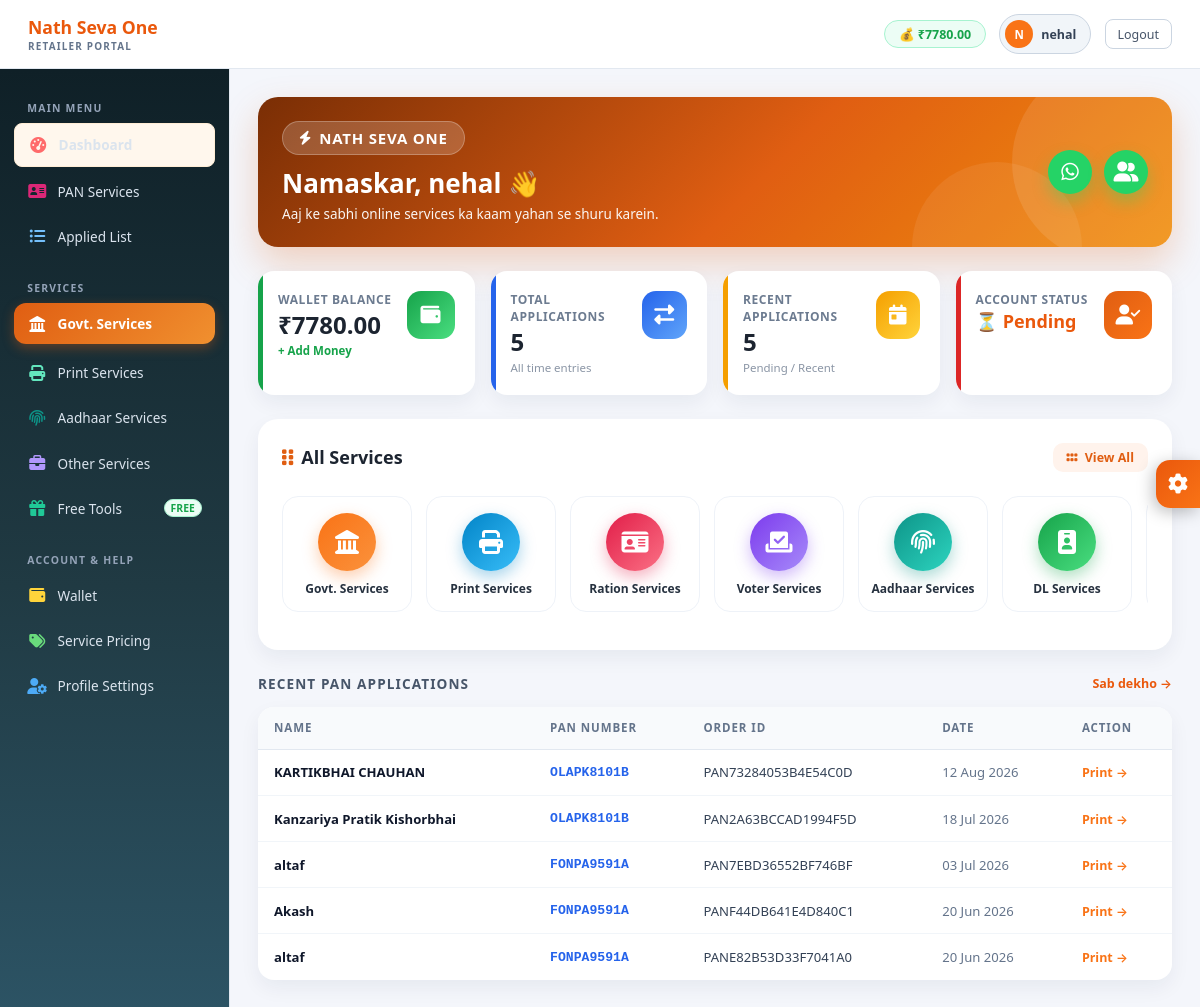
Page /dashboard/ (signed in) on the committed database.
### app/models.py (models this page shows, shortened)
class Retailer(models.Model):
    retailer_id    = models.UUIDField(default=uuid.uuid4, editable=False, unique=True)
    user_id        = models.CharField(max_length=50, unique=True)
    password       = models.CharField(max_length=255)
    full_name      = models.CharField(max_length=100)
    mobile         = models.CharField(max_length=15, unique=True)
    email          = models.EmailField(max_length=100, blank=True)
    state          = models.CharField(max_length=50, blank=True)
    address        = models.TextField(blank=True)
    wallet_balance = models.DecimalField(max_digits=10, decimal_places=2, default=0)
    is_verified    = models.BooleanField(default=False)
    is_active      = models.BooleanField(default=True)
    created_at     = models.DateTimeField(auto_now_add=True)

class PANApplication(models.Model):
    GENDER_CHOICES = [('Male', 'Male'), ('Female', 'Female')]
    STATUS_CHOICES = [('PENDING', 'Pending'), ('COMPLETED', 'Completed')]
    retailer    = models.ForeignKey(
        Retailer,
        on_delete=models.SET_NULL,
        null=True, blank=True,
        related_name='pan_applications'
    )
    order_id    = models.CharField(max_length=50, unique=True, editable=False)
    pan_number  = models.CharField(max_length=10)
    full_name   = models.CharField(max_length=100)
    father_name = models.CharField(max_length=100)
    dob         = models.DateField()
    gender      = models.CharField(max_length=10, choices=GENDER_CHOICES)
    epan_pdf    = models.FileField(upload_to=upload_epan, null=True, blank=True)
    signature   = models.ImageField(upload_to=upload_signature)
    photo       = models.ImageField(upload_to=upload_photo)
    amount      = models.DecimalField(max_digits=10, decimal_places=2, default=15.00)
    status      = models.CharField(max_length=20, choices=STATUS_CHOICES, default='COMPLETED')
    created_at  = models.DateTimeField(auto_now_add=True)

### app/views.py (the view)
# urls.py: path('dashboard/', retailer_dashboard, name='retailer_dashboard'),
def retailer_dashboard(request):
    retailer = _get_retailer_from_session(request)
    if not retailer:
        return redirect('retailer_login')
    total_apps  = PANApplication.objects.filter(retailer=retailer).count()
    recent_apps = PANApplication.objects.filter(retailer=retailer).order_by('-created_at')[:5]
    return render(request, 'dashboard.html', {
        'retailer':    retailer,
        'total_apps':  total_apps,
        'recent_apps': recent_apps,
    })

### app/views.py (called while the page is built)
def _get_retailer_from_session(request):
    retailer_id = request.session.get('retailer_id')
    if not retailer_id:
        logger.debug(f"No retailer_id in session. Session keys: {list(request.session.keys())}")
        return None
    try:
        return Retailer.objects.get(retailer_id=retailer_id)
    except Retailer.DoesNotExist:
        logger.warning(f"Retailer with id {retailer_id} not found in database")
        return None

### pan_project/templates/dashboard.html (shortened to what this page needs)
<!DOCTYPE html>
<html lang="hi">
<head>
<link rel="stylesheet" href="https://cdnjs.cloudflare.com/ajax/libs/font-awesome/6.4.0/css/all.min.css">
</head>
<body>
<div class="topbar">
  <div><div class="brand-name">Nath Seva One</div><div class="brand-sub">Retailer Portal</div></div>
  <div class="topbar-right">
    <a href="{% url 'wallet' %}" class="wallet-chip">💰 ₹{{ retailer.wallet_balance }}</a>
    <div class="user-chip">
      <div class="avatar">{{ retailer.full_name.0|upper }}</div>
      <span>{{ retailer.user_id }}</span>
    </div>
    <a href="{% url 'retailer_logout' %}" class="btn-logout">Logout</a>
  </div>
</div>
<div class="main-wrap">
  <div class="sidebar">
    <div class="nav-section">Main Menu</div>
    <a href="{% url 'retailer_dashboard' %}" class="nav-item active"><span class="nav-icon"><i class="fa-solid fa-gauge-high" style="color:#ff6b6b"></i></span> Dashboard</a>
    <a href="{% url 'pan_services' %}" class="nav-item"><span class="nav-icon"><i class="fa-solid fa-address-card" style="color:#db2777"></i></span> PAN Services</a>
    <a href="{% url 'applied_list' %}" class="nav-item"><span class="nav-icon"><i class="fa-solid fa-list-ul" style="color:#74c0fc"></i></span> Applied List</a>
    <div class="nav-section" style="margin-top:.5rem">Services</div>
    <a href="{% url 'kar_gov_services' %}" class="nav-item" style="background: linear-gradient(135deg, #e05e12 0%, #f0902f 100%) !important; color: #ffffff !important; font-weight: 700; border-radius: 12px; box-shadow: 0 4px 12px rgba(224,94,18,0.35); margin-bottom: 4px;"><span class="nav-icon"><i class="fa-solid fa-landmark" style="color:#ffffff !important"></i></span> Govt. Services</a>
    <a href="{% url 'print_services' %}" class="nav-item"><span class="nav-icon"><i class="fa-solid fa-print" style="color:#63e6be"></i></span> Print Services</a>
    <a href="{% url 'aadhaar_services' %}" class="nav-item"><span class="nav-icon"><i class="fa-solid fa-fingerprint" style="color:#0d9488"></i></span> Aadhaar Services</a>
    <a href="{% url 'other_services' %}" class="nav-item"><span class="nav-icon"><i class="fa-solid fa-briefcase" style="color:#b197fc"></i></span> Other Services</a>
    <a href="{% url 'free_tools' %}" class="nav-item">
      <span class="nav-icon"><i class="fa-solid fa-gift" style="color:#20c997"></i></span> Free Tools
      <span style="background:#ecfdf5;color:#16a34a;border:1px solid #a7f3d0;padding:1px 6px;border-radius:10px;font-size:.65rem;font-weight:700;margin-left:auto">FREE</span>
    </a>
    <div class="nav-section" style="margin-top:.5rem">Account & Help</div>
    <a href="{% url 'wallet' %}" class="nav-item"><span class="nav-icon"><i class="fa-solid fa-wallet" style="color:#ffd43b"></i></span> Wallet</a>
    <a href="{% url 'pricing' %}" class="nav-item"><span class="nav-icon"><i class="fa-solid fa-tags" style="color:#69db7c"></i></span> Service Pricing</a>
    <a href="{% url 'profile' %}" class="nav-item"><span class="nav-icon"><i class="fa-solid fa-user-gear" style="color:#4dabf7"></i></span> Profile Settings</a>
  </div>
  <div class="content">
    <div class="hero-card">
      <div class="hero-content">
        <div>
          <div style="display:inline-flex;align-items:center;gap:8px;background:rgba(255,255,255,.18);border:1px solid rgba(255,255,255,.25);padding:6px 16px;border-radius:30px;margin-bottom:10px">
            <i class="fa-solid fa-bolt" style="font-size:14px"></i>
            <span style="font-weight:800;letter-spacing:.8px;font-size:15px">NATH SEVA ONE</span>
          </div>
          <h2 style="font-size:26px;font-weight:700;margin-bottom:4px">Namaskar, {{ retailer.full_name }} 👋</h2>
          <p style="font-size:13.5px;opacity:.95;margin:0">Aaj ke sabhi online services ka kaam yahan se shuru karein.</p>
        </div>
        <div style="display:flex;align-items:center;gap:12px">
          <a href="https://wa.me/916364788358" target="_blank" class="hero-ic" title="Chat with Admin on WhatsApp">
            <i class="fa-brands fa-whatsapp"></i>
          </a>
          <a href="https://chat.whatsapp.com/EAc9peq3oAo4mzr6k132gZ" target="_blank" class="hero-ic" title="Join WhatsApp Group">
            <i class="fa-solid fa-user-group"></i>
          </a>
        </div>
      </div>
    </div>
    <div class="stats-grid">
      <div class="stats-card">
        <span class="bar bar-wallet"></span>
        <div style="display:flex;align-items:flex-start;justify-content:space-between">
          <div>
            <p class="stats-label">Wallet Balance</p>
            <h4 class="stats-value">₹{{ retailer.wallet_balance }}</h4>
            <p class="stats-note"><a href="{% url 'wallet' %}" style="color:#16a34a;text-decoration:none;font-weight:600">+ Add Money</a></p>
          </div>
          <div class="stats-icon ic-wallet"><i class="fa-solid fa-wallet"></i></div>
        </div>
      </div>
      <div class="stats-card">
        <span class="bar bar-history"></span>
        <div style="display:flex;align-items:flex-start;justify-content:space-between">
          <div>
            <p class="stats-label">Total Applications</p>
            <h4 class="stats-value">{{ total_apps }}</h4>
            <p class="stats-note">All time entries</p>
          </div>
          <div class="stats-icon ic-history"><i class="fa-solid fa-right-left"></i></div>
        </div>
      </div>
      <div class="stats-card">
        <span class="bar bar-today"></span>
        <div style="display:flex;align-items:flex-start;justify-content:space-between">
          <div>
            <p class="stats-label">Recent Applications</p>
            <h4 class="stats-value">{{ recent_apps|length }}</h4>
            <p class="stats-note">Pending / Recent</p>
          </div>
          <div class="stats-icon ic-today"><i class="fa-solid fa-calendar-day"></i></div>
        </div>
      </div>
      <div class="stats-card">
        <span class="bar bar-status"></span>
        <div style="display:flex;align-items:flex-start;justify-content:space-between">
          <div>
            <p class="stats-label">Account Status</p>
            <h4 class="stats-value" style="font-size:18px;margin-top:2px">
              {% if retailer.is_verified %}
              <span style="color:#16a34a">✅ Verified</span>
              {% else %}
              <span style="color:#ea580c">⏳ Pending</span>
              {% endif %}
            </h4>
          </div>
          <div class="stats-icon ic-status"><i class="fa-solid fa-user-check"></i></div>
        </div>
      </div>
    </div>
    <div class="services-panel">
      <div style="display:flex;align-items:center;justify-content:space-between;margin-bottom:1rem">
        <h4 class="section-title"><i class="fa-solid fa-grip-vertical me-2" style="color:#e05e12;margin-right:8px"></i>All Services</h4>
        <a href="{% url 'other_services' %}" style="background:#fff3ec;color:#e05e12;font-size:12.5px;font-weight:700;padding:6px 14px;border-radius:10px;text-decoration:none">
          <i class="fa-solid fa-grip me-1" style="margin-right:4px"></i> View All
        </a>
      </div>
      <div class="services-row">
        <a href="{% url 'kar_gov_services' %}" class="service-card" style="--svc: linear-gradient(135deg, #f97316, #fb923c); --svcShadow: rgba(249,115,22,.35);">
          <div class="service-icon"><i class="fa-solid fa-landmark"></i></div>
          <p class="service-title">Govt. Services</p>
        </a>
        <a href="{% url 'print_services' %}" class="service-card" style="--svc: linear-gradient(135deg, #0284c7, #38bdf8); --svcShadow: rgba(2,132,199,.35);">
          <div class="service-icon"><i class="fa-solid fa-print"></i></div>
          <p class="service-title">Print Services</p>
        </a>
        <a href="{% url 'ration_services' %}" class="service-card" style="--svc: linear-gradient(135deg, #e11d48, #fb7185); --svcShadow: rgba(225,29,72,.35);">
          <div class="service-icon"><i class="fa-solid fa-id-card"></i></div>
          <p class="service-title">Ration Services</p>
        </a>
        <a href="{% url 'voter_services' %}" class="service-card" style="--svc: linear-gradient(135deg, #7c3aed, #a78bfa); --svcShadow: rgba(124,58,237,.35);">
          <div class="service-icon"><i class="fa-solid fa-check-to-slot"></i></div>
          <p class="service-title">Voter Services</p>
        </a>
        <a href="{% url 'aadhaar_services' %}" class="service-card" style="--svc: linear-gradient(135deg, #0d9488, #2dd4bf); --svcShadow: rgba(13,148,136,.35);">
          <div class="service-icon"><i class="fa-solid fa-fingerprint"></i></div>
          <p class="service-title">Aadhaar Services</p>
        </a>
        <a href="{% url 'driving_services' %}" class="service-card" style="--svc: linear-gradient(135deg, #16a34a, #4ade80); --svcShadow: rgba(22,163,74,.35);">
          <div class="service-icon"><i class="fa-solid fa-id-badge"></i></div>
          <p class="service-title">DL Services</p>
        </a>
        <div class="service-card" onclick="document.getElementById('vehOverlay').classList.add('show')" style="--svc: linear-gradient(135deg, #4f46e5, #818cf8); --svcShadow: rgba(79,70,229,.35);">
        </div>
      </div>
    </div>
    <div style="display:flex;align-items:center;justify-content:space-between;margin-bottom:.85rem">
      <div style="font-size:.85rem;font-weight:700;color:#475569;text-transform:uppercase;letter-spacing:.08em">Recent PAN Applications</div>
      <a href="{% url 'applied_list' %}" style="font-size:.78rem;color:#ea580c;text-decoration:none;font-weight:600">Sab dekho →</a>
    </div>
    <div class="table-card">
      <table>
        <thead>
          <tr><th>Name</th><th>PAN Number</th><th>Order ID</th><th>Date</th><th>Action</th></tr>
        </thead>
        <tbody>
          {% for app in recent_apps %}
          <tr>
            <td>{{ app.full_name }}</td>
            <td style="font-family:monospace;color:#2563eb;font-weight:600">{{ app.pan_number }}</td>
            <td>{{ app.order_id }}</td>
            <td style="color:#64748b">{{ app.created_at|date:"d M Y" }}</td>
            <td>
              <a href="{% url 'pan_print' app.order_id %}" style="color:#f97316;text-decoration:none;font-size:.78rem;font-weight:600">Print →</a>
            </td>
          </tr>
          {% empty %}
          <tr><td colspan="5" style="text-align:center;color:#64748b;padding:1.5rem">Abhi koi application nahi hai</td></tr>
          {% endfor %}
        </tbody>
      </table>
    </div>
  </div>
</div>
<button id="sbThemeBtn" title="Theme Settings"><i class="fa-solid fa-gear"></i></button>
</body>
</html>

### rows in the picture
Retailer: wallet_balance "7780.00", full_name.0 "N", user_id "nehal", full_name "nehal"
PANApplication: full_name "KARTIKBHAI CHAUHAN", pan_number "OLAPK8101B", order_id "PAN73284053B4E54C0D", created_at "12 Aug 2026"
PANApplication: full_name "Kanzariya Pratik Kishorbhai", pan_number "OLAPK8101B", order_id "PAN2A63BCCAD1994F5D", created_at "18 Jul 2026"
PANApplication: full_name "altaf", pan_number "FONPA9591A", order_id "PAN7EBD36552BF746BF", created_at "03 Jul 2026"
PANApplication: full_name "Akash", pan_number "FONPA9591A", order_id "PANF44DB641E4D840C1", created_at "20 Jun 2026"
PANApplication: full_name "altaf", pan_number "FONPA9591A", order_id "PANE82B53D33F7041A0", created_at "20 Jun 2026"

### other values in the picture
{{ total_apps }} "5"
{{ recent_apps|length }} "5"
